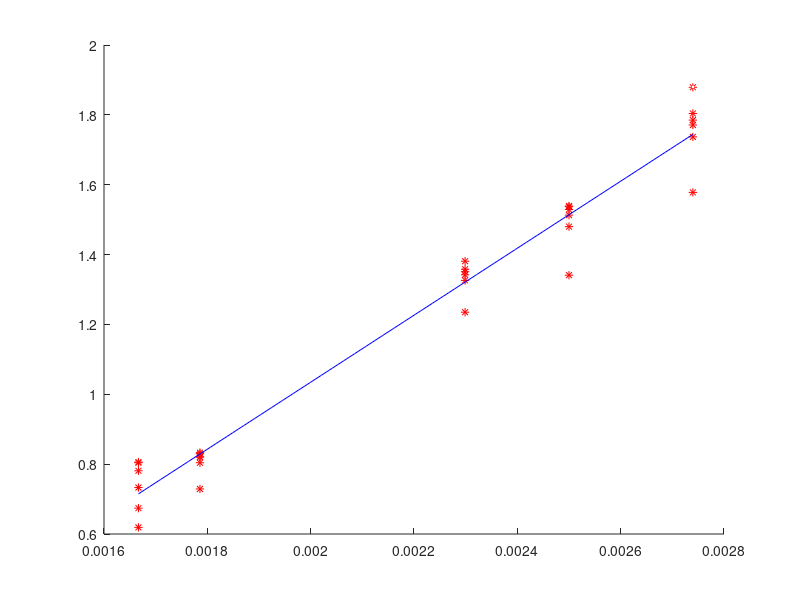

This figure's MATLAB source: (Note: this script raises an error after producing the figure.)
%finds a best fit line for stoping potential vs wavelength
%version 2008 16 march
%Brad Schoenrock

clear all;

x= [1/365;1/365;1/365;1/365;1/365;1/400;1/400;1/400;1/400;1/400;1/435;
    1/435;1/435;1/435;1/435;1/560;1/560;1/560;1/560;1/560;1/600;1/600;
    1/600;1/600;1/600;1/365;1/400;1/435;1/560;1/600];

y= [1.804;1.785;1.771;1.737;1.578;1.539;1.529;1.513;1.480;1.341;1.358;
    1.351;1.342;1.326;1.235;.833;.830;.820;.804;.729;.806;.804;.781;
    .733;.619;1.879;1.537;1.381;.821;.674];

n(:,2)=x;
n(:,1)=ones(size(x));
c=n\y;

slope=c(2)
yintercept=c(1)

sp='The Slope is hc = ';
s=num2str(slope);
st=[sp,s,' eV*nm'];

si='The Y Intercept is W = ';
i=num2str(yintercept);
sti=[si,i,' eV'];

xp=[min(x):(max(x)-min(x))/100 :max(x)]';
yp=c(2)*xp+c(1);

figure;
hold on
plot(x,y,'r*');
plot(xp,yp,'b-');
plot(max(x),max(y),'w.')
plot(max(x),max(y),'w.')
plot(max(x),max(y),'w.')
plot(max(x),max(y),'w.')
legend('Actual data','Fitted line',st,sti,'the cutoff wavelength is 1085 nm',2)
legend('boxoff')
t1='Photoelectric effect, stoping potential vs. wavelength';
t3='Brad Schoenrock'
t0='\newline';
t=[t1,t0,t3,date];
title(t)
xlabel('1/wavelength with units of 1/nm')
ylabel('stoping potential in eV')
